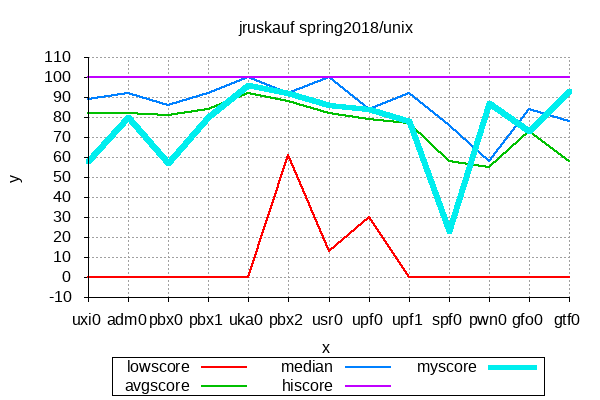

Generate this figure with gnuplot:

set title 'jruskauf spring2018/unix'
set xlabel 'x'
set ylabel 'y'
set terminal png size 600,400

set grid
set key below center horizontal noreverse enhanced autotitle box dashtype solid
set tics out nomirror
set border 3 front linetype black linewidth 1.0 dashtype solid

set yrange [-10:110]
set ytic -10, 10, 110
set mytics 1

set style line 1 linewidth 2
set style line 2 linewidth 2
set style line 3 linewidth 2
set style line 4 linewidth 2
set style line 5 linewidth 5

plot 'gtf0.data' using 2:xticlabels(1) with lines linestyle 1 title 'lowscore',	'' using 3:xticlabels(1) with lines linestyle 2 title 'avgscore',	'' using 4:xticlabels(1) with lines linestyle 3 title 'median',	'' using 5:xticlabels(1) with lines linestyle 4 title 'hiscore',	'' using 6:xticlabels(1) with lines linestyle 5 title 'myscore'
